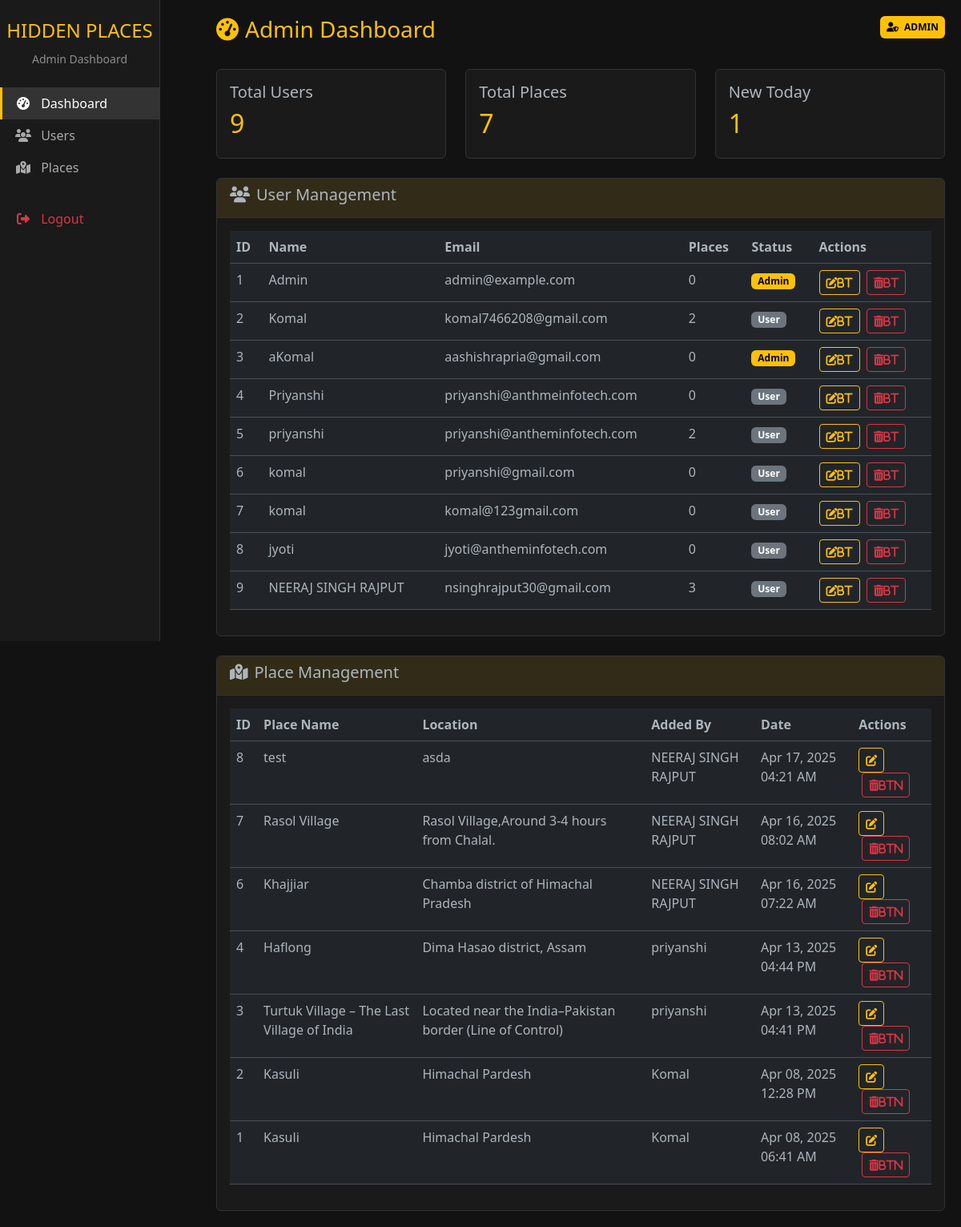
The app's page /admin/dashboard (signed in), older data.
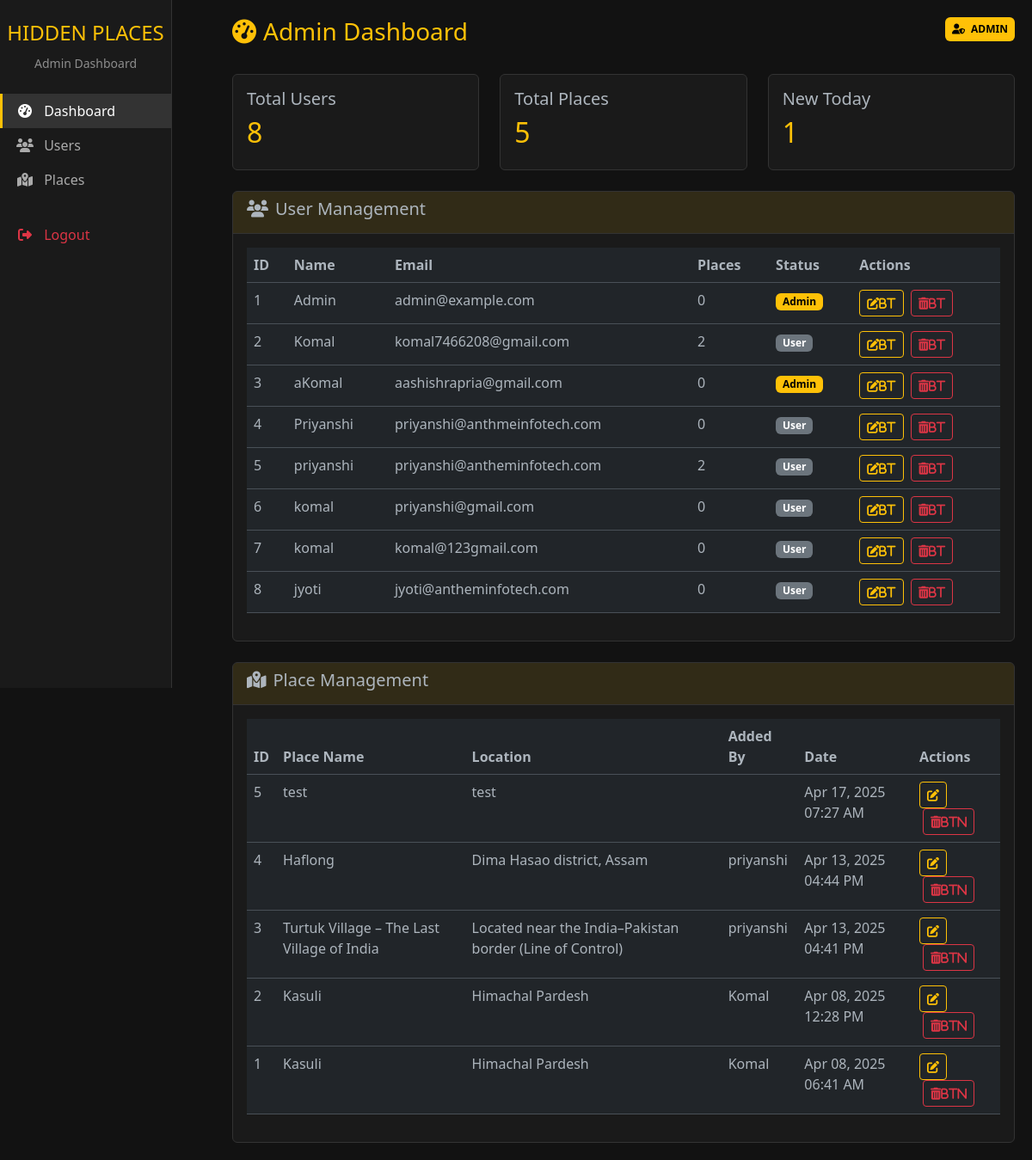
The same page, newer data.
### app.py (models this page shows)
class User(db.Model):
    id = db.Column(db.Integer, primary_key=True)
    email = db.Column(db.String(120), unique=True, nullable=False)
    first_name = db.Column(db.String(50), nullable=False)
    password = db.Column(db.String(200), nullable=False)
    is_admin = db.Column(db.Boolean, default=False)
    places = db.relationship('Place', backref='author', lazy=True)

class Place(db.Model):
    id = db.Column(db.Integer, primary_key=True)
    name = db.Column(db.String(100), nullable=False)
    location = db.Column(db.String(100), nullable=False)
    description = db.Column(db.Text, nullable=False)
    image = db.Column(db.String(100), nullable=False)
    best_time = db.Column(db.String(50))
    timestamp = db.Column(db.DateTime, default=datetime.utcnow)
    user_id = db.Column(db.Integer, db.ForeignKey('user.id'), nullable=False)

### app.py (the view)
@app.route('/admin/dashboard')
def admin_dashboard():
    if not session.get('is_admin'):
        flash("Admin access required", "danger")
        return redirect(url_for('login'))
    all_users = User.query.order_by(User.id).all()
    all_places = Place.query.order_by(Place.timestamp.desc()).all()
    today = datetime.utcnow().date()
    today_places = Place.query.filter(
        db.func.date(Place.timestamp) == today
    ).count()
    return render_template("admin_dashboard.html",
                         users=all_users,
                         places=all_places,
                         today_places=today_places)

### app.py (called while the page is built)
@app.template_filter('datetimeformat')
def datetimeformat(value, format='%b %d, %Y %I:%M %p'):
    return value.strftime(format)

@app.before_request
def check_admin_access():
    if request.path.startswith('/admin') and not request.endpoint == 'admin_login':
        if not session.get('is_admin'):
            flash("Admin access required", "danger")
            return redirect(url_for('login'))

### templates/admin_dashboard.html (shortened to what this page needs)
<!DOCTYPE html>
<html lang="en" data-bs-theme="dark">
<head>
    <link href="https://cdn.jsdelivr.net/npm/bootstrap@5.3.0/dist/css/bootstrap.min.css" rel="stylesheet">
    <link rel="stylesheet" href="https://cdnjs.cloudflare.com/ajax/libs/font-awesome/6.4.0/css/all.min.css">
</head>
<body>
    <div class="sidebar col-md-3 col-lg-2 d-md-block">
        <div class="text-center py-4">
            <h4 class="text-warning">HIDDEN PLACES</h4>
            <small class="text-white-50">Admin Dashboard</small>
        </div>
        <ul class="nav flex-column">
            <li class="nav-item">
                <a class="nav-link active" href="#">
                    <i class="fas fa-tachometer-alt"></i> Dashboard
                </a>
            </li>
            <li class="nav-item">
                <a class="nav-link" href="#users">
                    <i class="fas fa-users"></i> Users
                </a>
            </li>
            <li class="nav-item">
                <a class="nav-link" href="#places">
                    <i class="fas fa-map-marked-alt"></i> Places
                </a>
            </li>
            <li class="nav-item mt-4">
                <a class="nav-link text-danger" href="{{ url_for('logout') }}">
                    <i class="fas fa-sign-out-alt"></i> Logout
                </a>
            </li>
        </ul>
    </div>
    <div class="main-content">
        <div class="d-flex justify-content-between mb-4">
            <h3 class="text-warning">
                <i class="fas fa-tachometer-alt me-2"></i>Admin Dashboard
            </h3>
            <div class="text-end">
                <span class="badge badge-admin p-2">
                    <i class="fas fa-user-shield me-1"></i> ADMIN
                </span>
            </div>
        </div>
        <div class="row mb-4">
            <div class="col-md-4">
                <div class="card">
                    <div class="card-body">
                        <h5 class="card-title">Total Users</h5>
                        <h2 class="text-warning">{{ users|length }}</h2>
                    </div>
                </div>
            </div>
            <div class="col-md-4">
                <div class="card">
                    <div class="card-body">
                        <h5 class="card-title">Total Places</h5>
                        <h2 class="text-warning">{{ places|length }}</h2>
                    </div>
                </div>
            </div>
            <div class="col-md-4">
                <div class="card">
                    <div class="card-body">
                        <h5 class="card-title">New Today</h5>
                        <h2 class="text-warning">{{ today_places }}</h2>
                    </div>
                </div>
            </div>
        </div>
        <div class="card mb-4" id="users">
            <div class="card-header">
                <h5><i class="fas fa-users me-2"></i>User Management</h5>
            </div>
            <div class="card-body">
                <div class="table-responsive">
                    <table class="table table-hover">
                        <thead>
                            <tr>
                                <th>ID</th>
                                <th>Name</th>
                                <th>Email</th>
                                <th>Places</th>
                                <th>Status</th>
                                <th>Actions</th>
                            </tr>
                        </thead>
                        <tbody>
                            {% for user in users %}
                            <tr>
                                <td>{{ user.id }}</td>
                                <td>{{ user.first_name }}</td>
                                <td>{{ user.email }}</td>
                                <td>{{ user.places|length }}</td>
                                <td>
                                    {% if user.is_admin %}
                                        <span class="badge badge-admin">Admin</span>
                                    {% else %}
                                        <span class="badge bg-secondary">User</span>
                                    {% endif %}
                                </td>
                                <td>
                                    <button class="btn btn-sm btn-outline-warning">
                                        <i class="fas fa-edit">bt</i>
                                    </button>
                                    <button class="btn btn-sm btn-outline-danger ms-1">
                                        <i class="fas fa-trash-alt">bt</i>
                                    </button>
                                </td>
                            </tr>
                            {% endfor %}
                        </tbody>
                    </table>
                </div>
            </div>
        </div>
        <div class="card" id="places">
            <div class="card-header">
                <h5><i class="fas fa-map-marked-alt me-2"></i>Place Management</h5>
            </div>
            <div class="card-body">
                <div class="table-responsive">
                    <table class="table table-hover">
                        <thead>
                            <tr>
                                <th>ID</th>
                                <th>Place Name</th>
                                <th>Location</th>
                                <th>Added By</th>
                                <th>Date</th>
                                <th>Actions</th>
                            </tr>
                        </thead>
                        <tbody>
                            {% for place in places %}
                            <tr>
                                <td>{{ place.id }}</td>
                                <td>{{ place.name }}</td>
                                <td>{{ place.location }}</td>
                                <td>{{ place.author.first_name }}</td>
                                <td>{{ place.timestamp|datetimeformat }}</td>
                                <td>
                                    <a href="{{ url_for('edit_place', place_id=place.id) }}"
                                       class="btn btn-sm btn-outline-warning">
                                        <i class="fas fa-edit"></i>
                                    </a>
                                    <form action="{{ url_for('delete_place', place_id=place.id) }}"
                                          method="POST" style="display:inline;">
                                        <button type="submit" class="btn btn-sm btn-outline-danger ms-1">
                                            <i class="fas fa-trash-alt">btn</i>
                                        </button>
                                    </form>
                                </td>
                            </tr>
                            {% endfor %}
                        </tbody>
                    </table>
                </div>
            </div>
        </div>
    </div>
</body>
</html>

### templates/admin_dashboard.html (style rules this page uses)
:root { --dark-bg: #1a1a1a; --darker-bg: #121212; --yellow-accent: #ffc107; }
body { background: var(--darker-bg); color: #e0e0e0; }
.sidebar { background: var(--dark-bg); border-right: 1px solid #333; height: 100vh; position: fixed; }
.nav-link { color: #aaa; border-left: 3px solid transparent; }
.nav-link:hover, .nav-link.active { color: white; background: #333; border-left: 3px solid var(--yellow-accent); }
.nav-link i { width: 20px; text-align: center; margin-right: 8px; }
.card { background: var(--dark-bg); border: 1px solid #333; }
.card-header { border-bottom: 1px solid #333; background: rgba(255, 193, 7, 0.1); }
.table { color: #e0e0e0; }
.badge-admin { background: var(--yellow-accent); color: #000; }
.main-content { margin-left: 250px; padding: 20px; }

Row changes from the older to the newer data that the page shows:
removed User: id "9", first_name "NEERAJ SINGH RAJPUT", email "nsinghrajput30@gmail.com", places|length "3", is_admin "User"
removed Place: id "8", name "test", location "asda", author.first_name "NEERAJ SINGH RAJPUT", timestamp "Apr 17, 2025 04:21 AM"
removed Place: id "7", name "Rasol Village", location "Rasol Village,Around 3-4 hours from Chalal.", author.first_name "NEERAJ SINGH RAJPUT", timestamp "Apr 16, 2025 08:02 AM"
removed Place: id "6", name "Khajjiar", location "Chamba district of Himachal Pradesh", author.first_name "NEERAJ SINGH RAJPUT", timestamp "Apr 16, 2025 07:22 AM"
added Place: id "5", name "test", location "test", timestamp "Apr 17, 2025 07:27 AM"
Text that changed along with them:
{{ users|length }}: "9" → "8"
{{ places|length }}: "7" → "5"
